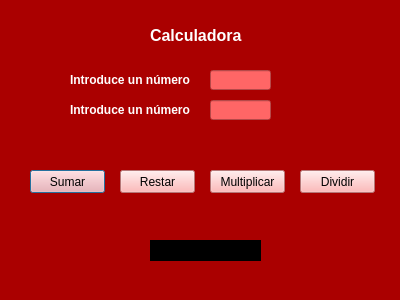
<?xml version="1.0" encoding="UTF-8"?>
<ui version="4.0">
 <class>Calculadora</class>
 <widget class="QDialog" name="Calculadora">
  <property name="geometry">
   <rect>
    <x>0</x>
    <y>0</y>
    <width>400</width>
    <height>300</height>
   </rect>
  </property>
  <property name="windowTitle">
   <string>Calculadora</string>
  </property>
  <property name="styleSheet">
   <string notr="true">
background-color: rgb(170, 0, 0);</string>
  </property>
  <widget class="QLabel" name="lbl_titlulo">
   <property name="geometry">
    <rect>
     <x>150</x>
     <y>20</y>
     <width>101</width>
     <height>31</height>
    </rect>
   </property>
   <property name="text">
    <string>&lt;html&gt;&lt;head/&gt;&lt;body&gt;&lt;p&gt;&lt;span style=&quot; font-size:12pt; font-weight:600; color:#ffffff;&quot;&gt;Calculadora&lt;/span&gt;&lt;/p&gt;&lt;/body&gt;&lt;/html&gt;</string>
   </property>
  </widget>
  <widget class="QLineEdit" name="txt_numero1">
   <property name="geometry">
    <rect>
     <x>210</x>
     <y>70</y>
     <width>61</width>
     <height>20</height>
    </rect>
   </property>
   <property name="toolTip">
    <string>&lt;html&gt;&lt;head/&gt;&lt;body&gt;&lt;p align=&quot;center&quot;&gt;&lt;br/&gt;&lt;/p&gt;&lt;/body&gt;&lt;/html&gt;</string>
   </property>
   <property name="styleSheet">
    <string notr="true">background-color: rgb(255, 102, 102);</string>
   </property>
  </widget>
  <widget class="QLineEdit" name="txt_numero2">
   <property name="geometry">
    <rect>
     <x>210</x>
     <y>100</y>
     <width>61</width>
     <height>20</height>
    </rect>
   </property>
   <property name="toolTip">
    <string>&lt;html&gt;&lt;head/&gt;&lt;body&gt;&lt;p align=&quot;center&quot;&gt;&lt;br/&gt;&lt;/p&gt;&lt;/body&gt;&lt;/html&gt;</string>
   </property>
   <property name="styleSheet">
    <string notr="true">
background-color: rgb(255, 102, 102);</string>
   </property>
  </widget>
  <widget class="QLabel" name="lbl_n1">
   <property name="geometry">
    <rect>
     <x>70</x>
     <y>70</y>
     <width>121</width>
     <height>21</height>
    </rect>
   </property>
   <property name="text">
    <string>&lt;html&gt;&lt;head/&gt;&lt;body&gt;&lt;p&gt;&lt;span style=&quot; font-weight:600; color:#ffffff;&quot;&gt;Introduce un número&lt;/span&gt;&lt;/p&gt;&lt;/body&gt;&lt;/html&gt;</string>
   </property>
  </widget>
  <widget class="QLabel" name="lbl_n2">
   <property name="geometry">
    <rect>
     <x>70</x>
     <y>100</y>
     <width>121</width>
     <height>21</height>
    </rect>
   </property>
   <property name="text">
    <string>&lt;html&gt;&lt;head/&gt;&lt;body&gt;&lt;p&gt;&lt;span style=&quot; font-weight:600; color:#ffffff;&quot;&gt;Introduce un número&lt;/span&gt;&lt;/p&gt;&lt;/body&gt;&lt;/html&gt;</string>
   </property>
  </widget>
  <widget class="QPushButton" name="btn_suma">
   <property name="geometry">
    <rect>
     <x>30</x>
     <y>170</y>
     <width>75</width>
     <height>23</height>
    </rect>
   </property>
   <property name="styleSheet">
    <string notr="true">background-color: rgb(255, 166, 166);
font: 75 8pt &quot;Segoe Script&quot;;</string>
   </property>
   <property name="text">
    <string>Sumar</string>
   </property>
  </widget>
  <widget class="QPushButton" name="btn_resta">
   <property name="geometry">
    <rect>
     <x>120</x>
     <y>170</y>
     <width>75</width>
     <height>23</height>
    </rect>
   </property>
   <property name="styleSheet">
    <string notr="true">background-color: rgb(255, 166, 166);
font: 75 8pt &quot;Segoe Script&quot;;</string>
   </property>
   <property name="text">
    <string>Restar</string>
   </property>
  </widget>
  <widget class="QPushButton" name="btn_multiplica">
   <property name="geometry">
    <rect>
     <x>210</x>
     <y>170</y>
     <width>75</width>
     <height>23</height>
    </rect>
   </property>
   <property name="styleSheet">
    <string notr="true">background-color: rgb(255, 166, 166);
font: 75 8pt &quot;Segoe Script&quot;;</string>
   </property>
   <property name="text">
    <string>Multiplicar</string>
   </property>
  </widget>
  <widget class="QPushButton" name="btn_divide">
   <property name="geometry">
    <rect>
     <x>300</x>
     <y>170</y>
     <width>75</width>
     <height>23</height>
    </rect>
   </property>
   <property name="styleSheet">
    <string notr="true">background-color: rgb(255, 166, 166);
font: 75 8pt &quot;Segoe Script&quot;;</string>
   </property>
   <property name="text">
    <string>Dividir</string>
   </property>
  </widget>
  <widget class="QLabel" name="lbl_resultado">
   <property name="geometry">
    <rect>
     <x>150</x>
     <y>240</y>
     <width>111</width>
     <height>21</height>
    </rect>
   </property>
   <property name="styleSheet">
    <string notr="true">color: rgb(255, 255, 255);
font: 75 8pt &quot;System&quot;;
background-color: rgb(0, 0, 0);</string>
   </property>
   <property name="text">
    <string>&lt;html&gt;&lt;head/&gt;&lt;body&gt;&lt;p align=&quot;center&quot;/&gt;&lt;/body&gt;&lt;/html&gt;</string>
   </property>
  </widget>
 </widget>
 <resources/>
 <connections/>
</ui>
